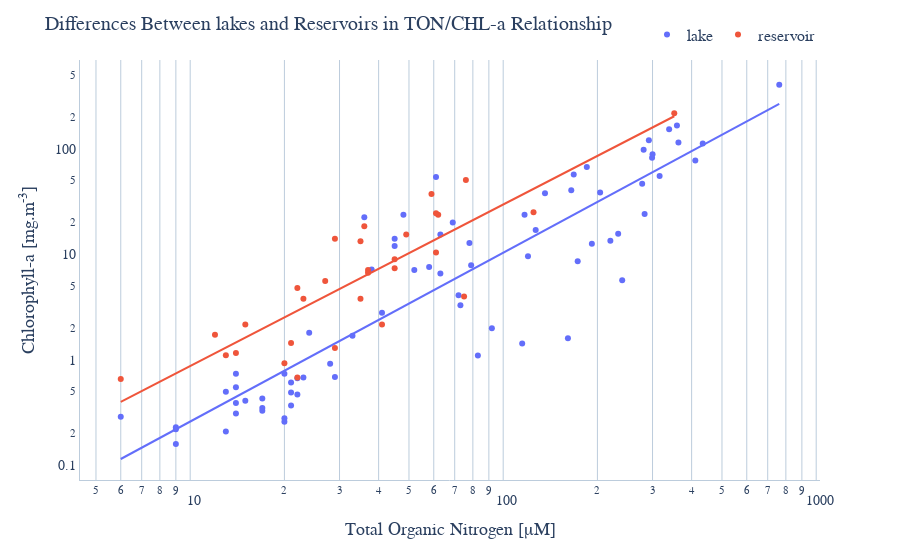

The notebook cell saved with this chart:
### Code cell
fig3 = px.scatter(data_frame=data,
x='TON',
y='CHL-a',
log_x=True,
log_y=True,
trendline='ols',
trendline_options=dict(log_x=True, log_y=True),
color='TYPE',
hover_name=data.index,
)
fig_title = 'Differences Between lakes and Reservoirs in TON/CHL-a Relationship'
xaxis_title='Total Organic Nitrogen [μM]'
yaxis_title='Chlorophyll-a [mg.m<sup>-3</sup>]'

apply_custom_layout(fig3, fig_title, xaxis_title, yaxis_title, font='Lora', show_xspikes=True, legend_title=None)
fig3.update_layout(hovermode='closest',  coloraxis_colorbar_orientation='h')
fig3.show()

### Figure 1 — Plotly figure (JSON) as saved in the notebook; plotly's stock layout.template omitted (floating-point values rounded to 4 significant figures)
{"data": [{"hovertemplate": "<b>%{hovertext}</b><br><br>TYPE=lake<br>TON=%{x}<br>CHL-a=%{y}<extra></extra>", "hovertext": ["Rodeo", "Comedero", "Mar Chiquita", "El Diamante", "Melincué", "El Carpincho", "De Gómez", "Navarro", "Las mulitas", "De Lobos", "Indio Muerto", "De Monte", "La Chilca", "Chascomús", "La Limpia", "La Tablilla", "Blanca Grande", "Alsina", "Cochicó", "Salada Grande", "Los Horcones", "Del Monte", "Dulce", "Del Venado", "Epecuén", "La Brava", "De los Padres", "De Pigüé", "De Saavedra", "La Dulce", "Urre Lauquen", "Sauce Grande", "Agrio", "Pellegrini", "Blanca ", "Aluminé", "Norquinco", "Quillén", "Huechulafquen", "Lacar", "Nahuel Huapi", "Gutierrez", "Ne Luan", "Mascardi", "Guillermo", "Steffen", "Las Chultas", "Epuyen", "Puelo", "Cholila", "Lezama", "Los Mosquitos", "Rivadavia", "Esquel", "Brechman", "Verde", "Wilimanco", "Zeta", "Largo", "Terraplén", "Futalaufquen", "Rosario", "Quichaura", "Cronometro", "Los Niños", "Pico 4", "Pico 3", "Pico 1", "La Plata", "Fontana", "Blanco", "Muster", "Colhue Huapi"], "legendgroup": "lake", "marker": {"color": "#636efa", "symbol": "circle"}, "mode": "markers", "name": "lake", "orientation": "v", "showlegend": true, "type": "scatter", "x": [63, 36, 204, 22, 240, 299, 762, 434, 283, 359, 192, 165, 220, 168, 173, 92, 185, 292, 281, 161, 233, 300, 363, 339, 316, 79, 73, 278, 117, 78, 58, 136, 21, 45, 115, 14, 17, 6, 14, 21, 15, 14, 48, 9, 14, 13, 29, 9, 9, 17, 20, 61, 17, 72, 45, 23, 38, 63, 21, 69, 13, 33, 83, 120, 22, 24, 41, 28, 20, 20, 411, 52, 127], "xaxis": "x", "y": [15.4, 22.5, 38.5, 0.67, 5.7, 82.4, 405.3, 112.7, 24.1, 166.2, 12.6, 40.6, 13.5, 57.3, 8.6, 2, 67.4, 120.8, 98.2, 1.6, 15.7, 89, 115.1, 153.4, 55.4, 7.9, 3.3, 46.7, 23.8, 12.8, 7.6, 37.9, 0.61, 14.1, 1.43, 0.31, 0.43, 0.29, 0.74, 0.37, 0.41, 0.39, 23.8, 0.22, 0.55, 0.21, 0.69, 0.16, 0.23, 0.33, 0.74, 54.1, 0.35, 4.1, 12, 0.68, 7.2, 6.6, 0.49, 20.1, 0.5, 1.69, 1.1, 9.6, 0.47, 1.81, 2.8, 0.92, 0.26, 0.28, 77.8, 7.1, 17], "yaxis": "y"}, {"hovertemplate": "<b>OLS trendline</b><br>log10(CHL-a) = 1.59999 * log10(TON) + -2.18411<br>R<sup>2</sup>=0.805163<br><br>TYPE=lake<br>TON=%{x}<br>CHL-a=%{y} <b>(trend)</b><extra></extra>", "legendgroup": "lake", "marker": {"color": "#636efa", "symbol": "circle"}, "mode": "lines", "name": "lake", "showlegend": false, "type": "scatter", "x": [6, 9, 9, 9, 13, 13, 14, 14, 14, 14, 15, 17, 17, 17, 20, 20, 20, 21, 21, 21, 22, 22, 23, 24, 28, 29, 33, 36, 38, 41, 45, 45, 48, 52, 58, 61, 63, 63, 69, 72, 73, 78, 79, 83, 92, 115, 117, 120, 127, 136, 161, 165, 168, 173, 185, 192, 204, 220, 233, 240, 278, 281, 283, 292, 299, 300, 316, 339, 359, 363, 411, 434, 762], "xaxis": "x", "y": [0.1151, 0.2201, 0.2201, 0.2201, 0.3964, 0.3964, 0.4463, 0.4463, 0.4463, 0.4463, 0.4984, 0.609, 0.609, 0.609, 0.7898, 0.7898, 0.7898, 0.8539, 0.8539, 0.8539, 0.9199, 0.9199, 0.9877, 1.057, 1.353, 1.431, 1.76, 2.023, 2.206, 2.491, 2.891, 2.891, 3.205, 3.643, 4.339, 4.703, 4.952, 4.952, 5.728, 6.132, 6.269, 6.97, 7.113, 7.698, 9.077, 12.97, 13.33, 13.89, 15.2, 16.96, 22.22, 23.11, 23.79, 24.93, 27.75, 29.45, 32.45, 36.62, 40.14, 42.09, 53.25, 54.17, 54.79, 57.61, 59.83, 60.15, 65.37, 73.14, 80.17, 81.6, 99.54, 108.6, 267.3], "yaxis": "y"}, {"hovertemplate": "<b>%{hovertext}</b><br><br>TYPE=reservoir<br>TON=%{x}<br>CHL-a=%{y}<extra></extra>", "hovertext": ["La Ciénaga", "Las Maderas", "Campo Alegre", "Cabra Corral", "El Cadillal", "Río Hondo", "Sumampa", "las Pirquitas", "Los Sauces", "Anzulón", "Portezuelo", "Cruz del Eje", "Saladillo", "San Roque", "Ullum", "La Viña", "Los Molinos", "Río Tercero", "San Felipe", "La Florida", "El Carrizal", "Agua del Toro", "Los Reyunos", "Valle Grande", "El Nihuil", "Marri Menuco", "Los Barreales", "Ramos Mexía", "Amutui Quimen", "Ameghino"], "legendgroup": "reservoir", "marker": {"color": "#EF553B", "symbol": "circle"}, "mode": "markers", "name": "reservoir", "orientation": "v", "showlegend": true, "type": "scatter", "x": [45, 35, 62, 37, 35, 61, 61, 49, 59, 75, 125, 27, 352, 45, 20, 37, 29, 36, 76, 23, 22, 13, 21, 14, 29, 6, 12, 15, 22, 41], "xaxis": "x", "y": [7.4, 13.3, 23.7, 7.1, 3.8, 10.4, 24.6, 15.4, 37.4, 4, 25.1, 5.6, 218.1, 9, 0.93, 6.7, 14.1, 18.5, 50.8, 3.8, 4.8, 1.11, 1.45, 1.16, 1.3, 0.66, 1.73, 2.16, 0.68, 2.17], "yaxis": "y"}, {"hovertemplate": "<b>OLS trendline</b><br>log10(CHL-a) = 1.53029 * log10(TON) + -1.58771<br>R<sup>2</sup>=0.715131<br><br>TYPE=reservoir<br>TON=%{x}<br>CHL-a=%{y} <b>(trend)</b><extra></extra>", "legendgroup": "reservoir", "marker": {"color": "#EF553B", "symbol": "circle"}, "mode": "lines", "name": "reservoir", "showlegend": false, "type": "scatter", "x": [6, 12, 13, 14, 15, 20, 21, 22, 22, 23, 27, 29, 29, 35, 35, 36, 37, 37, 41, 45, 45, 49, 59, 61, 61, 62, 75, 76, 125, 352], "xaxis": "x", "y": [0.4009, 1.158, 1.309, 1.466, 1.63, 2.531, 2.727, 2.928, 2.928, 3.134, 4.006, 4.469, 4.469, 5.959, 5.959, 6.221, 6.488, 6.488, 7.591, 8.754, 8.754, 9.972, 13.25, 13.94, 13.94, 14.29, 19.13, 19.52, 41.8, 203.8], "yaxis": "y"}], "layout": {"autosize": true, "coloraxis": {"colorbar": {"orientation": "h"}}, "font": {"family": "Lora"}, "hoverdistance": 1, "hovermode": "closest", "legend": {"font": {"size": 16}, "orientation": "h", "title": {}, "tracegroupgap": 0, "x": 1, "xanchor": "right", "y": 1.02, "yanchor": "bottom"}, "margin": {"t": 60}, "plot_bgcolor": "#FFFFFF", "showlegend": true, "spikedistance": 1000, "title": {"font": {"size": 20}, "text": "Differences Between lakes and Reservoirs in TON/CHL-a Relationship"}, "xaxis": {"anchor": "y", "domain": [0, 1], "gridcolor": "#BCCCDC", "linecolor": "#BCCCDC", "minor": {"dtick": "M3", "showgrid": true, "ticks": "inside"}, "showgrid": true, "showspikes": true, "spikecolor": "#999999", "spikedash": "dot", "spikemode": "across", "spikethickness": 2, "tickfont": {"size": 14}, "title": {"font": {"size": 18}, "text": "Total Organic Nitrogen [μM]"}, "type": "log"}, "yaxis": {"anchor": "x", "domain": [0, 1], "gridcolor": "#BCCCDC", "linecolor": "#BCCCDC", "showgrid": false, "tickfont": {"size": 14}, "title": {"font": {"size": 18}, "text": "Chlorophyll-a [mg.m<sup>-3</sup>]"}, "type": "log"}}}
